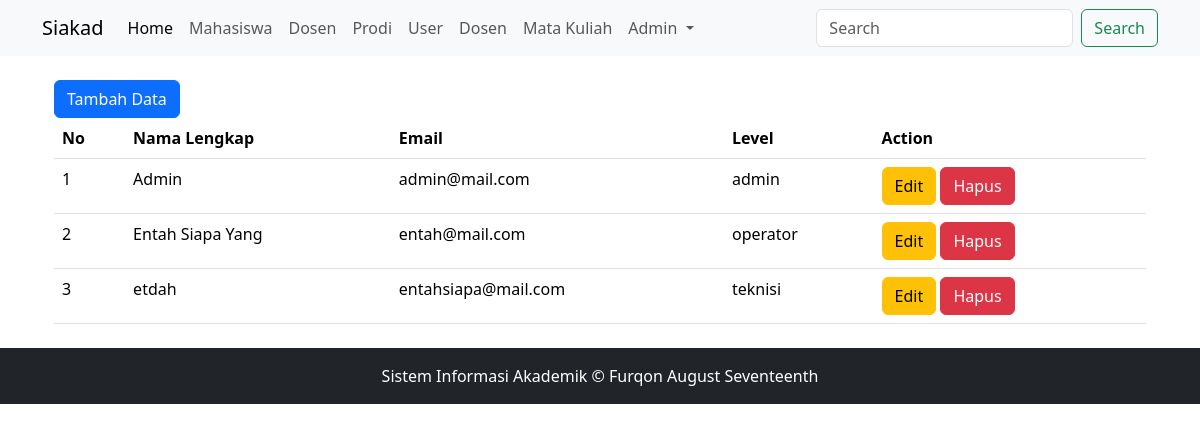
The app's page /index.php?page=user (signed in) with its own data.
### tables this page shows
CREATE TABLE `user` (
  `id` int(11) NOT NULL,
  `email` varchar(64) NOT NULL,
  `password` varchar(128) NOT NULL,
  `nama_lengkap` varchar(128) NOT NULL,
  `level` varchar(32) NOT NULL
);

### koneksi.php (called while the page is built, shortened)
<?php
function getLevel()
{
    return $_SESSION['level'];
}

### user.php (the view, shortened to what this page needs)
<?php
require 'koneksi.php';
$aksi = isset($_GET['aksi']) ? $_GET['aksi'] : 'read';
switch ($aksi) {
    case 'read':
?>
        <div class="container">
            <a href="index.php?page=user&aksi=form&proses=create" class="btn btn-primary">Tambah Data</a>
            <table class="table">
                <thead>
                    <tr>
                        <th>No</th>
                        <th>Nama Lengkap</th>
                        <th>Email</th>
                        <th>Level</th>
                        <th>Action</th>
                    </tr>
                </thead>
                <tbody>
                    <?php
                    $selectQuery = mysqli_query($db, "SELECT * FROM user");
                    $no = 1;
                    while ($values = mysqli_fetch_assoc($selectQuery)) {
                    ?>
                        <tr>
                            <td><?= $no++ ?></td>
                            <td><?= $values['nama_lengkap'] ?></td>
                            <td><?= $values['email'] ?></td>
                            <td><?= $values['level'] ?></td>
                            <td>
                                <?php if (getLevel() == 'admin'): ?>
                                    <a class="btn btn-warning" href="index.php?page=user&aksi=form&proses=update&id=<?= $values['id']; ?>">Edit</a>
                                    <a class="btn btn-danger" href="prosesUser.php?proses=hapus&id=<?= $values['id']; ?>" onclick="return confirm('data akan dihapus, anda yakin?')">Hapus</a>
                                <?php endif; ?>
                            </td>
                        </tr>
                    <?php } ?>
                </tbody>
            </table>
        </div>
    <?php
        break;
    ?>
<?php
} ?>

### records on screen
user: nama_lengkap "Admin", email "admin@mail.com", level "admin"
user: nama_lengkap "Entah Siapa Yang", email "entah@mail.com", level "operator"
user: nama_lengkap "etdah", email "entahsiapa@mail.com", level "teknisi"

### other values on screen
$_SESSION['nama'] "Admin"
